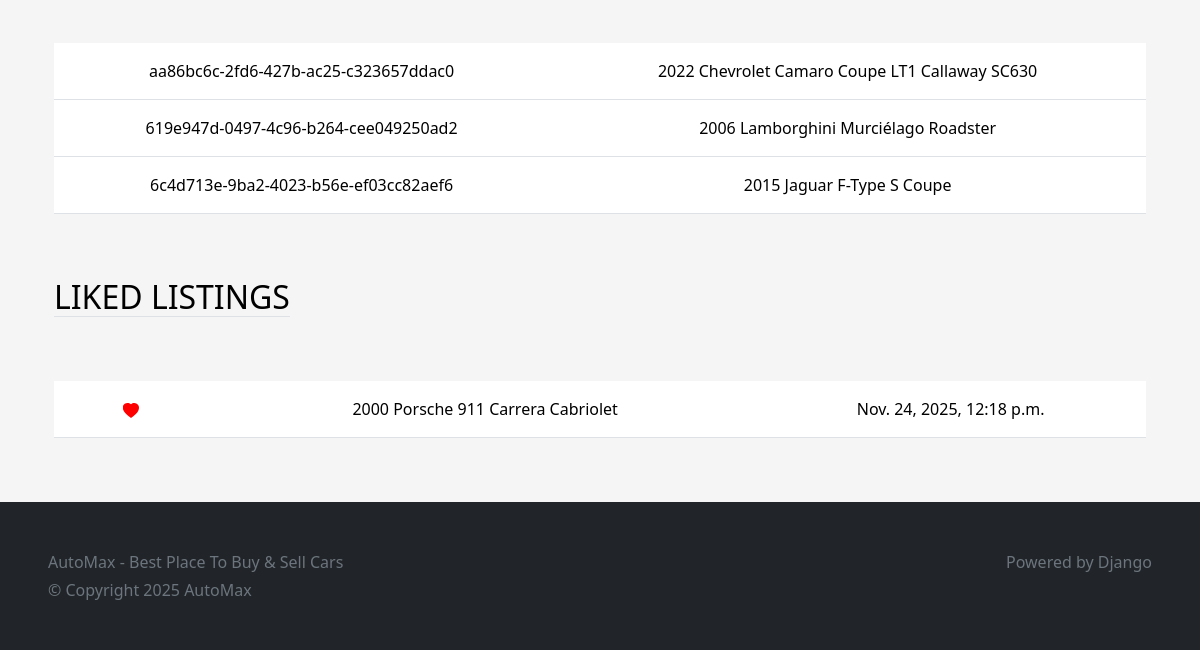
The page /profile/ (signed in, lower part) on the database as committed earlier.
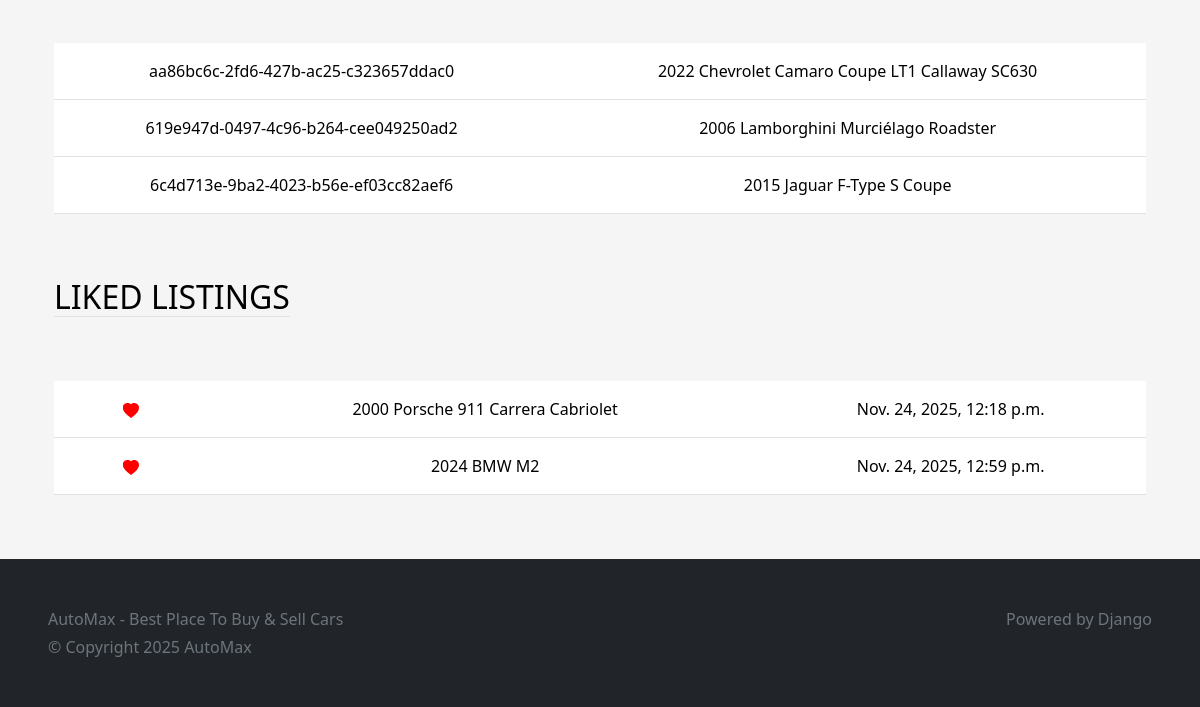
The same page on the database as committed later.
### main/models.py (models this page shows, shortened)
class Listing(models.Model):
    id = models.UUIDField(primary_key=True, default=uuid.uuid4, unique=True, editable=False)
    created_at = models.DateTimeField(auto_now_add=True)
    updated_at = models.DateTimeField(auto_now=True)
    seller = models.ForeignKey(Profile, on_delete=models.CASCADE)
    brand = models.CharField(max_length=24, choices=CARS_BRANDS, default=None)
    model = models.CharField(max_length=64, default=None)
    vin = models.CharField(max_length=17, default=None)
    mileage = models.IntegerField(default=0)
    color = models.CharField(max_length=24, default=None)
    description = models.TextField()
    engine = models.CharField(max_length=24)
    transmission = models.CharField(max_length=24, choices=TRANSMISSION_OPTIONS, default=None)
    location = models.OneToOneField(Location, on_delete=models.SET_NULL, null=True)
    image = models.ImageField(upload_to=user_listing_path)

class LikedListing(models.Model):
    profile = models.ForeignKey(Profile, on_delete=models.CASCADE)
    listing = models.ForeignKey(Listing, on_delete=models.CASCADE)
    like_date = models.DateTimeField(auto_now_add=True)

### users/views.py (the view, shortened to what this page needs)
# urls.py: path('profile/', ProfileView.as_view(), name='profile'),
@method_decorator(login_required, name='dispatch')
class ProfileView(View):
    def get(self, request):
        user_listings = Listing.objects.filter(seller=request.user.profile)
        user_liked_listings = LikedListing.objects.filter(profile=request.user.profile).all()
        user_form = UserForm(instance=request.user)
        profile_form = ProfileForm(instance=request.user.profile)
        location_form = LocationForm(instance=request.user.profile.location)
        return render(request, "views/profile.html", {'user_form': user_form, 'profile_form': profile_form, 'location_form': location_form, 'user_listings': user_listings, 'user_liked_listings': user_liked_listings})

### users/templates/views/profile.html (shortened to what this page needs)
{% extends "base/base.html" %}
{% load static %}
{% load crispy_forms_tags %}
{% block body %}
    <div class="container-fluid text-center py-5">
        <div class="container px-4">
            <div class="row g-4 py-5">
            </div>
            <table class="table table-hover">
                <tbody>
                    {% for listing in user_listings  %}
                        <tr>
                            <td class="py-3">
                                  <a href="{% url 'listing' id=listing.id %}" style="text-decoration: none; color: black;">
                                    {{listing.id}}
                                  </a>
                            </td>
                            <td class="py-3">
                                <a href="{% url 'listing' id=listing.id %}" style="text-decoration: none; color: black;">
                                    {{listing.model}}
                                </a>
                            </td>
                        </tr>
                    {% endfor %}
                </tbody>
            </table>
        </div>
        <div class="container px-4">
            <div class="row g-4 py-5">
                <div class="col d-flex align-items-start">
                    <div>
                        <h2 class="mb-3 border-bottom" style="color: black; font-weight: normal; text-transform: uppercase;">Liked Listings</h2>
                    </div>
                </div>
            </div>
            <table class="table table-hover">
                <tbody>
                    {% for liked_listing in user_liked_listings  %}
                        <tr>
                            <td class="py-3" style="padding-left: 30px;">
                                <svg xmlns="http://www.w3.org/2000/svg" width="16" height="16" fill="red" viewBox="0 0 16 16" style="margin-right: 30px;">
                                    <path fill-rule="evenodd" d="M8 1.314C12.438-3.248 23.534 4.735 8 15C-7.534 4.736 2.562-3.248 8 1.314z"/>
                                </svg>
                            </td>
                            <td class="py-3">
                                <a href="{% url 'listing' id=liked_listing.listing.id %}" style="text-decoration: none; color: black;">
                                    {{ liked_listing.listing.model }}
                                </a>
                            </td>
                            <td class="py-3">{{ liked_listing.like_date }}</td>
                        </tr>
                    {% endfor %}
                </tbody>
            </table>
        </div>
    </div>
{% endblock body %}

Rows that differ between the two databases and show on the page:
added LikedListing: listing.model "2024 BMW M2", like_date "Nov. 24, 2025, 12:59 p.m."
